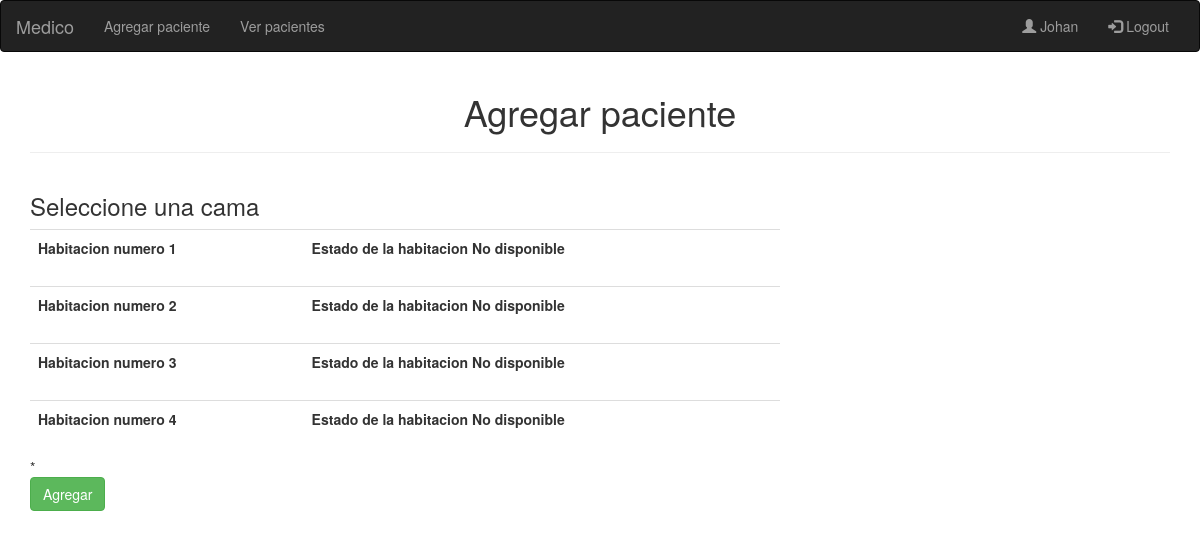
Screenshot of /Proyecto/views/agregarPaciente.php?user=1 with the database file from the repository.
### tables this page shows
CREATE TABLE `medico` (
  `ID` int(11) NOT NULL,
  `Nombre` char(15) DEFAULT NULL,
  `Email` char(40) DEFAULT NULL,
  `Contraseña` char(15) DEFAULT NULL,
  `Rol` bit(1) DEFAULT NULL
);

CREATE TABLE `habitacion` (
  `ID` int(11) NOT NULL,
  `Disponible` bit(1) DEFAULT NULL
);

### Proyecto/controllers/PacienteControlador.php (called while the page is built, shortened)
<?php
class ControllerPacientes {
    public function getMedico($id) {
        require_once("../models/Pacientes.php");
        $services = new Service();
        return mysqli_fetch_array($services->getMedico($id));
    }
}
?>

### Proyecto/models/Pacientes.php (called while the page is built, shortened)
<?php
class Service {
    private $db;
    public function __construct() {
        $this->db = mysqli_connect(HOST_DB, USUARIO_DB, USUARIO_PASS, NOMBRE_DB);
    }
    public function getMedico($id) {
        $sql = "SELECT * FROM Medico WHERE ID = $id";
        return mysqli_query($this->db,$sql);
    }
}
?>

### Proyecto/controllers/CamasControlador.php (called while the page is built, shortened)
<?php
class ControllerCamas {
    public function getHabitaciones() {
        require_once("../models/Habitacion.php");
        $services = new Habitacion();
        return $services->getHabitaciones();
    }
}
?>

### Proyecto/models/Habitacion.php (called while the page is built, shortened)
<?php
class Habitacion {
    private $db;
    public function __construct() {
        $this->db = mysqli_connect(HOST_DB, USUARIO_DB, USUARIO_PASS, NOMBRE_DB);
    }
    public function getHabitaciones() {
        $sql = "SELECT * FROM Habitacion";
        return mysqli_query($this->db,$sql);
    }
}
?>

### Proyecto/views/agregarPaciente.php (the view, shortened to what this page needs)
<?php
    require_once("homeMedico.php");
    include "../controllers/CamasControlador.php";
    $nuevo = new ControllerCamas ();
    $datos = $nuevo->getHabitaciones();
?>
<?php
    $OpcionErr = "";
?>
<html>
    <head>
        <link href="//maxcdn.bootstrapcdn.com/bootstrap/3.2.0/css/bootstrap.min.css" rel="stylesheet" type="text/css" />
        <link href="https://maxcdn.bootstrapcdn.com/font-awesome/4.7.0/css/font-awesome.min.css" rel="stylesheet" >
    </head>
    <body>
        <div class="container">
            <header class="text-center">
                <h1>Agregar paciente</h1>
                <hr/>
            </header>
            <div class="row">
                <div class="col-md-8 ">
                    <form method="post" action="<?php echo htmlspecialchars($_SERVER["PHP_SELF"]."?user=".$usuario);?>">
                        <h3>Seleccione una cama</h3>
                        <?php
                        $str_datos = "";
                        while($fila = mysqli_fetch_array($datos)) {
                            $disponible = $fila ['Disponible'];
                            $aux = $fila ['ID'];
                            if($disponible == 1){
                                $aux2 = "Disponible";
                            } else {
                                $aux2 = "No disponible";
                            }
                            $str_datos .= "<table class=\"table\"><tr><th>Habitacion numero $aux</th><th>Estado de la habitacion $aux2</th></tr>";
                            $str_datos .= "</table>";
                            echo $str_datos;
                            $str_datos = "";
                        }
                        ?>
                        <span class="error">* <?php echo $OpcionErr;?></span>
                        <br/>
                        <input type="submit" value="Agregar" class="btn btn-success"/>
                    </form>
                </div>
            </div>
        </div>
    </body>
</html>

### Proyecto/views/homeMedico.php (shortened to what this page needs)
<!DOCTYPE html>
<?php
    $usuario = $_REQUEST['user'];
    include "../controllers/PacienteControlador.php";
        $nuevo = new ControllerPacientes ();
    $medico = $nuevo-> getMedico($usuario);
?>
<html>
    <head>
        <link rel="stylesheet" href="https://maxcdn.bootstrapcdn.com/bootstrap/3.4.1/css/bootstrap.min.css">
    </head>
    <body>
    <nav class="navbar navbar-inverse">
        <div class="container-fluid">
            <div class="navbar-header">
            <a class="navbar-brand" href="inicioMedico.php?user=<?php echo $usuario; ?>">Medico</a>
            </div>
            <div class="collapse navbar-collapse" id="myNavbar">
            <ul class="nav navbar-nav">
                <li><a href="agregarPaciente.php?user=<?php echo $usuario; ?>">Agregar paciente</a></li>
                <li><a href="verPacientes.php?user=<?php echo $usuario; ?>">Ver pacientes</a></li>
            </ul>
            <ul class="nav navbar-nav navbar-right">
                <li><a href="#"><span class="glyphicon glyphicon-user"></span> <?php echo $medico['Nombre']; ?></a></li>
                <li><a href="../index.php"><span class="glyphicon glyphicon-log-in"></span> Logout</a></li>
            </ul>
            </div>
        </div>
    </nav>
    </body>
</html>

### rows the page displays
medico: Nombre "Johan"
habitacion: ID "1", Disponible "No disponible"
habitacion: ID "2", Disponible "No disponible"
habitacion: ID "3", Disponible "No disponible"
habitacion: ID "4", Disponible "No disponible"
